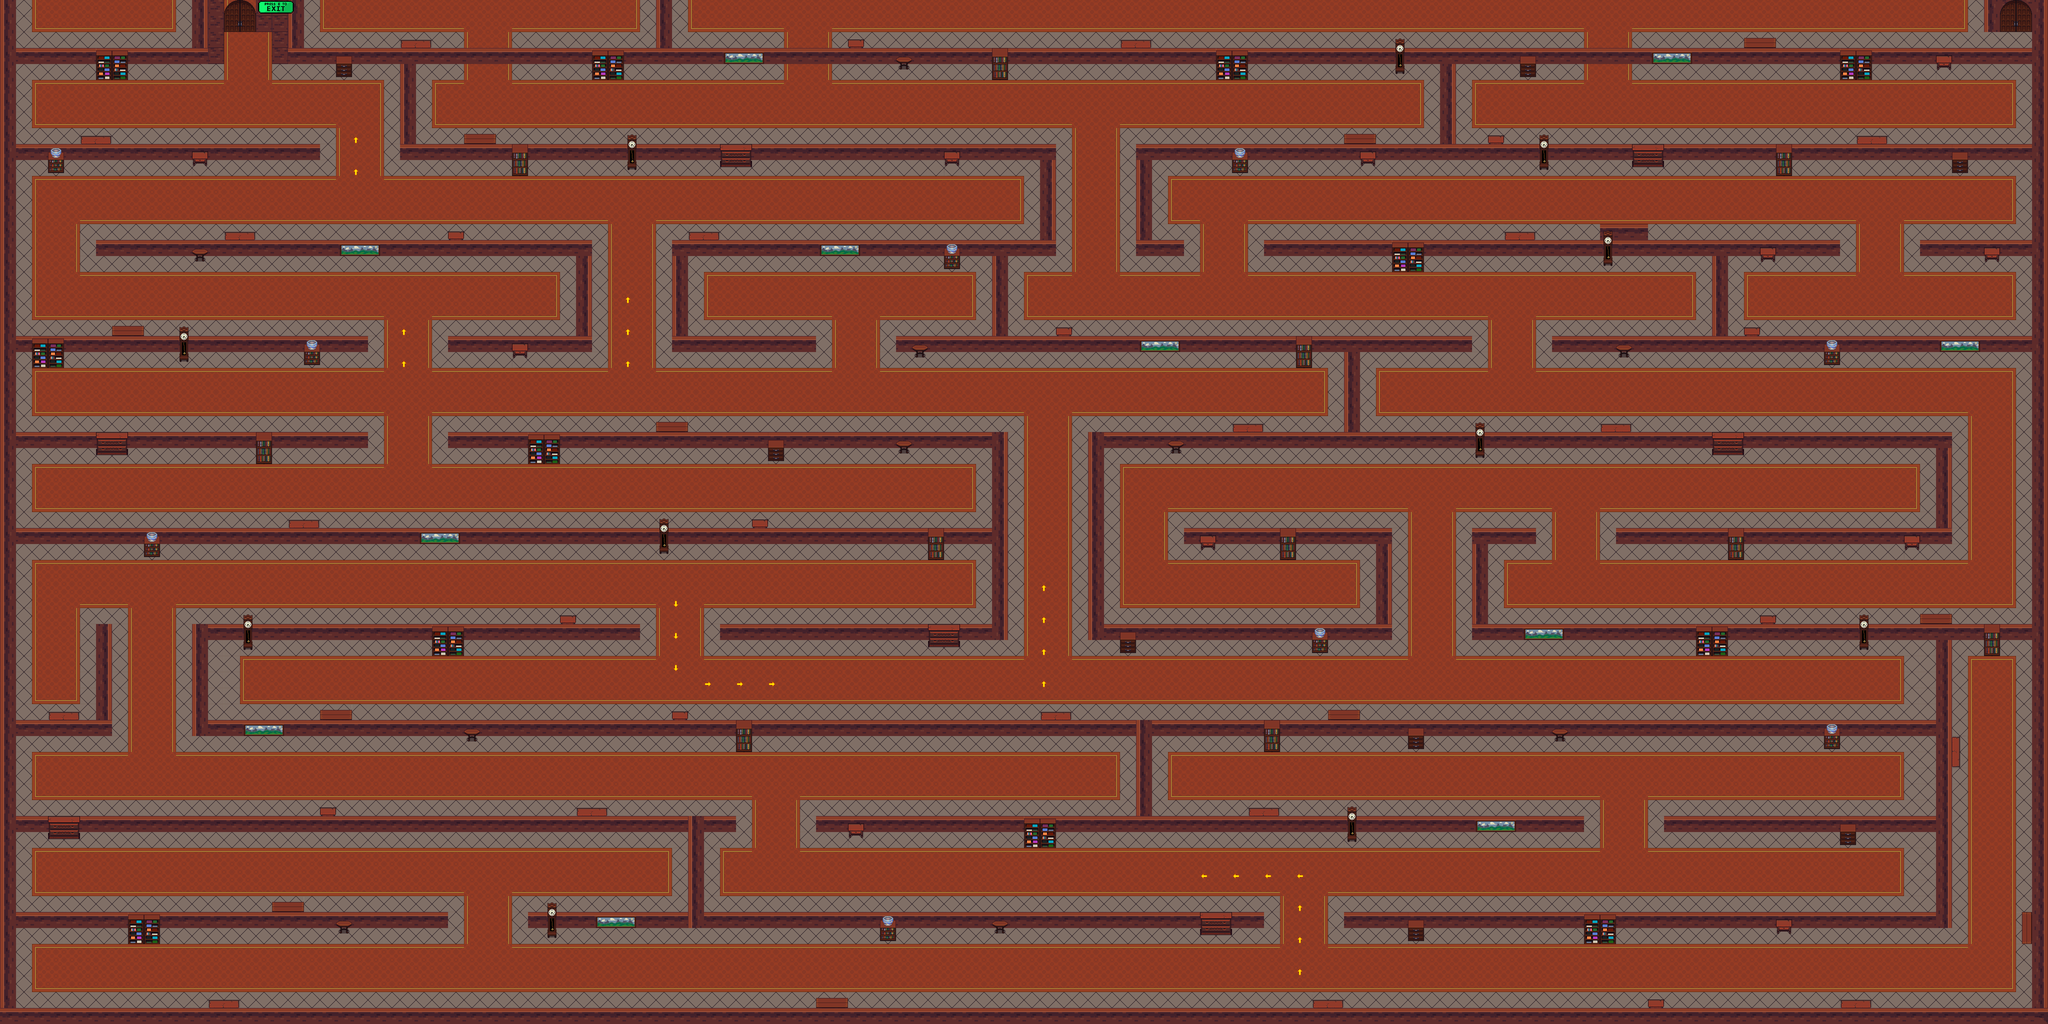

Tiled map render using the project's own tile images. Description and the map definition, with tile-layer contents summarised, below:
An orthogonal 128x64 tile map with 64x64 px tiles, 5 tile layers (Floor, Rug, Walls, Furniture, ...), 7 tilesets.

<map version="1.2" tiledversion="1.2.2" orientation="orthogonal" renderorder="right-down" width="128" height="64" tilewidth="64" tileheight="64" infinite="0" nextlayerid="7" nextobjectid="1">
 <tileset firstgid="1" source="Interior Resize.tsx" />
 <tileset firstgid="1025" source="Exterior Tiles Resize.tsx" />
 <tileset firstgid="2049" source="arrowup.tsx" />
 <tileset firstgid="2050" source="arrowleft.tsx" />
 <tileset firstgid="2051" source="arrowdown.tsx" />
 <tileset firstgid="2052" source="arrowright.tsx" />
 <tileset firstgid="2053" source="exit.tsx" />
 <layer id="1" name="Floor" width="128" height="64" locked="1">
  <data>[8192 cells, 8192 non-empty, 1 distinct tile ids]</data>
 </layer>
 <layer id="4" name="Rug" width="128" height="64" locked="1">
  <data>[8192 cells, 4068 non-empty, 10 distinct tile ids]</data>
 </layer>
 <layer id="2" name="Walls" width="128" height="64" locked="1">
  <data>[8192 cells, 1496 non-empty, 9 distinct tile ids]</data>
 </layer>
 <layer id="3" name="Furniture" width="128" height="64">
  <properties>
   <property name="Collision" type="bool" value="true" />
  </properties>
  <data>[8192 cells, 314 non-empty, 33 distinct tile ids]</data>
 </layer>
 <layer id="5" name="Arrows" width="128" height="64" locked="1">
  <data>[8192 cells, 24 non-empty, 4 distinct tile ids]</data>
 </layer>
</map>
